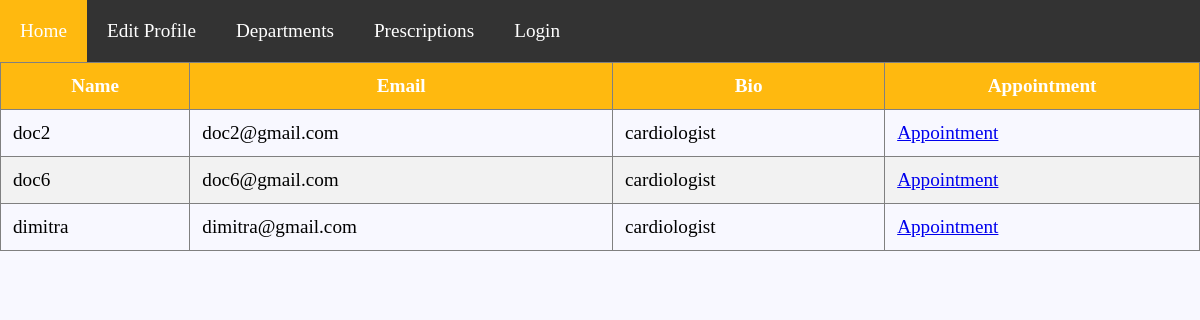
The page /department.php?dep_id=3 on the database its author committed.
### tables this page shows
CREATE TABLE `doctor` (
  `id` int(11) NOT NULL,
  `username` varchar(30) NOT NULL,
  `email` varchar(30) NOT NULL,
  `phone` varchar(255) NOT NULL,
  `department_id` int(10) UNSIGNED NOT NULL,
  `bio` text NOT NULL,
  `password` varchar(64) NOT NULL,
  `status` enum('Active','Inactive','','') NOT NULL DEFAULT 'Inactive',
  `image` varchar(45) NOT NULL
);

### department.php (the view, shortened to what this page needs)
<?php
include 'nav_pat.php';
$x = $_GET['dep_id'];
$db = mysqli_connect('localhost', 'root', '', 'doctor_appointment');
	$query = "SELECT * FROM doctor WHERE department_id = $x";
	$results= mysqli_query($db, $query);
?>
<html>
<head>
	<link rel="stylesheet" type="text/css" href="style.css">
</head>
<body>
<table width="600" border="1" cellpadding="1" >
<tr>
<th>Name</th>
<th>Email</th>
<th>Bio</th>
<th>Appointment</th>
<tr>
<?php
while($doctor=mysqli_fetch_assoc($results))
{
	echo"<tr>";
	echo"<td>".$doctor['username']."</td>";
		echo"<td>".$doctor['email']."</td>";
		echo"<td>".$doctor['bio']."</td>";
		?>
		<td><a href="appointment.php?doc_id=<?= $doctor['id'] ?>">Appointment</a></td>
		<?php
		echo"</tr>";
}
?>
</body>
</html>

### style.css (style rules this page uses)
* { margin: 0px; padding: 0px; }
body { font-size: 120%; background: #F8F8FF; }
table { border-collapse: collapse; width: 100%; }
th { text-align: center; padding: 12px; background-color: #FFB90F; color: white; }
td { text-align: left; padding: 12px; }
tr:nth-child(even) { background-color: #f2f2f2 }

### nav_pat.php (style rules this page uses)
body { margin:0; }

### rows shown on the page
doctor: username "doc2", email "doc2@gmail.com", bio "cardiologist"
doctor: username "doc6", email "doc6@gmail.com", bio "cardiologist"
doctor: username "dimitra", email "dimitra@gmail.com", bio "cardiologist"
